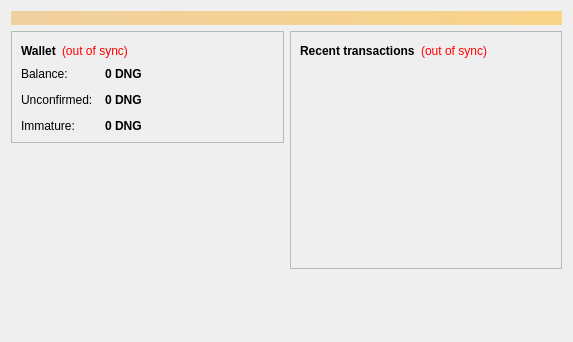
<?xml version="1.0" encoding="UTF-8"?>
<ui version="4.0">
 <class>OverviewPage</class>
 <widget class="QWidget" name="OverviewPage">
  <property name="geometry">
   <rect>
    <x>0</x>
    <y>0</y>
    <width>573</width>
    <height>342</height>
   </rect>
  </property>
  <property name="windowTitle">
   <string>Form</string>
  </property>
  <layout class="QVBoxLayout" name="topLayout">
   <item>
    <widget class="QLabel" name="labelAlerts">
     <property name="visible">
      <bool>false</bool>
     </property>
     <property name="styleSheet">
      <string notr="true">background-color: qlineargradient(x1: 0, y1: 0, x2: 1, y2: 0, stop:0 #F0D0A0, stop:1 #F8D488); color:#000000;</string>
     </property>
     <property name="wordWrap">
      <bool>true</bool>
     </property>
     <property name="margin">
      <number>3</number>
     </property>
    </widget>
   </item>
   <item>
    <layout class="QHBoxLayout" name="horizontalLayout" stretch="1,1">
     <item>
      <layout class="QVBoxLayout" name="verticalLayout_2">
       <item>
        <widget class="QFrame" name="frame">
         <property name="frameShape">
          <enum>QFrame::StyledPanel</enum>
         </property>
         <property name="frameShadow">
          <enum>QFrame::Raised</enum>
         </property>
         <layout class="QVBoxLayout" name="verticalLayout_4">
          <item>
           <layout class="QHBoxLayout" name="horizontalLayout_4">
            <item>
             <widget class="QLabel" name="label_5">
              <property name="font">
               <font>
                <weight>75</weight>
                <bold>true</bold>
               </font>
              </property>
              <property name="text">
               <string>Wallet</string>
              </property>
             </widget>
            </item>
            <item>
             <widget class="QLabel" name="labelWalletStatus">
              <property name="toolTip">
               <string>The displayed information may be out of date. Your wallet automatically synchronizes with the Bitcoin network after a connection is established, but this process has not completed yet.</string>
              </property>
              <property name="styleSheet">
               <string notr="true">QLabel { color: red; }</string>
              </property>
              <property name="text">
               <string notr="true">(out of sync)</string>
              </property>
              <property name="alignment">
               <set>Qt::AlignLeading|Qt::AlignLeft|Qt::AlignVCenter</set>
              </property>
             </widget>
            </item>
            <item>
             <spacer name="horizontalSpacer_2">
              <property name="orientation">
               <enum>Qt::Horizontal</enum>
              </property>
              <property name="sizeHint" stdset="0">
               <size>
                <width>40</width>
                <height>20</height>
               </size>
              </property>
             </spacer>
            </item>
           </layout>
          </item>
          <item>
           <layout class="QFormLayout" name="formLayout_2">
            <property name="fieldGrowthPolicy">
             <enum>QFormLayout::AllNonFixedFieldsGrow</enum>
            </property>
            <property name="horizontalSpacing">
             <number>12</number>
            </property>
            <property name="verticalSpacing">
             <number>12</number>
            </property>
            <item row="0" column="0">
             <widget class="QLabel" name="label">
              <property name="text">
               <string>Balance:</string>
              </property>
             </widget>
            </item>
            <item row="0" column="1">
             <widget class="QLabel" name="labelBalance">
              <property name="font">
               <font>
                <weight>75</weight>
                <bold>true</bold>
               </font>
              </property>
              <property name="cursor">
               <cursorShape>IBeamCursor</cursorShape>
              </property>
              <property name="toolTip">
               <string>Your current balance</string>
              </property>
              <property name="text">
               <string notr="true">0 DNG</string>
              </property>
              <property name="textInteractionFlags">
               <set>Qt::LinksAccessibleByMouse|Qt::TextSelectableByKeyboard|Qt::TextSelectableByMouse</set>
              </property>
             </widget>
            </item>
            <item row="1" column="0">
             <widget class="QLabel" name="label_3">
              <property name="text">
               <string>Unconfirmed:</string>
              </property>
             </widget>
            </item>
            <item row="1" column="1">
             <widget class="QLabel" name="labelUnconfirmed">
              <property name="font">
               <font>
                <weight>75</weight>
                <bold>true</bold>
               </font>
              </property>
              <property name="cursor">
               <cursorShape>IBeamCursor</cursorShape>
              </property>
              <property name="toolTip">
               <string>Total of transactions that have yet to be confirmed, and do not yet count toward the current balance</string>
              </property>
              <property name="text">
               <string notr="true">0 DNG</string>
              </property>
              <property name="textInteractionFlags">
               <set>Qt::LinksAccessibleByMouse|Qt::TextSelectableByKeyboard|Qt::TextSelectableByMouse</set>
              </property>
             </widget>
            </item>
            <item row="2" column="0">
             <widget class="QLabel" name="labelImmatureText">
              <property name="text">
               <string>Immature:</string>
              </property>
             </widget>
            </item>
            <item row="2" column="1">
             <widget class="QLabel" name="labelImmature">
              <property name="font">
               <font>
                <weight>75</weight>
                <bold>true</bold>
               </font>
              </property>
              <property name="toolTip">
               <string>Mined balance that has not yet matured</string>
              </property>
              <property name="text">
               <string notr="true">0 DNG</string>
              </property>
              <property name="textInteractionFlags">
               <set>Qt::LinksAccessibleByMouse|Qt::TextSelectableByKeyboard|Qt::TextSelectableByMouse</set>
              </property>
             </widget>
            </item>
           </layout>
          </item>
         </layout>
        </widget>
       </item>
       <item>
        <spacer name="verticalSpacer">
         <property name="orientation">
          <enum>Qt::Vertical</enum>
         </property>
         <property name="sizeHint" stdset="0">
          <size>
           <width>20</width>
           <height>40</height>
          </size>
         </property>
        </spacer>
       </item>
      </layout>
     </item>
     <item>
      <layout class="QVBoxLayout" name="verticalLayout_3">
       <item>
        <widget class="QFrame" name="frame_2">
         <property name="frameShape">
          <enum>QFrame::StyledPanel</enum>
         </property>
         <property name="frameShadow">
          <enum>QFrame::Raised</enum>
         </property>
         <layout class="QVBoxLayout" name="verticalLayout">
          <item>
           <layout class="QHBoxLayout" name="horizontalLayout_2">
            <item>
             <widget class="QLabel" name="label_4">
              <property name="text">
               <string>&lt;b&gt;Recent transactions&lt;/b&gt;</string>
              </property>
             </widget>
            </item>
            <item>
             <widget class="QLabel" name="labelTransactionsStatus">
              <property name="toolTip">
               <string>The displayed information may be out of date. Your wallet automatically synchronizes with the Bitcoin network after a connection is established, but this process has not completed yet.</string>
              </property>
              <property name="styleSheet">
               <string notr="true">QLabel { color: red; }</string>
              </property>
              <property name="text">
               <string notr="true">(out of sync)</string>
              </property>
              <property name="alignment">
               <set>Qt::AlignRight|Qt::AlignTrailing|Qt::AlignVCenter</set>
              </property>
             </widget>
            </item>
            <item>
             <spacer name="horizontalSpacer">
              <property name="orientation">
               <enum>Qt::Horizontal</enum>
              </property>
              <property name="sizeHint" stdset="0">
               <size>
                <width>40</width>
                <height>20</height>
               </size>
              </property>
             </spacer>
            </item>
           </layout>
          </item>
          <item>
           <widget class="QListView" name="listTransactions">
            <property name="styleSheet">
             <string notr="true">QListView { background: transparent; }</string>
            </property>
            <property name="frameShape">
             <enum>QFrame::NoFrame</enum>
            </property>
            <property name="verticalScrollBarPolicy">
             <enum>Qt::ScrollBarAlwaysOff</enum>
            </property>
            <property name="horizontalScrollBarPolicy">
             <enum>Qt::ScrollBarAlwaysOff</enum>
            </property>
            <property name="selectionMode">
             <enum>QAbstractItemView::NoSelection</enum>
            </property>
           </widget>
          </item>
         </layout>
        </widget>
       </item>
       <item>
        <spacer name="verticalSpacer_2">
         <property name="orientation">
          <enum>Qt::Vertical</enum>
         </property>
         <property name="sizeHint" stdset="0">
          <size>
           <width>20</width>
           <height>40</height>
          </size>
         </property>
        </spacer>
       </item>
      </layout>
     </item>
    </layout>
   </item>
  </layout>
 </widget>
 <resources/>
 <connections/>
</ui>
